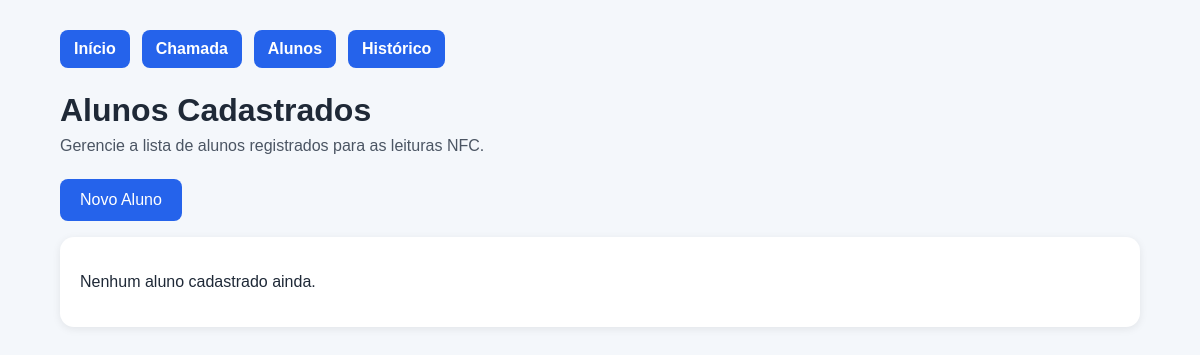
The page /alunos on the database as committed earlier.
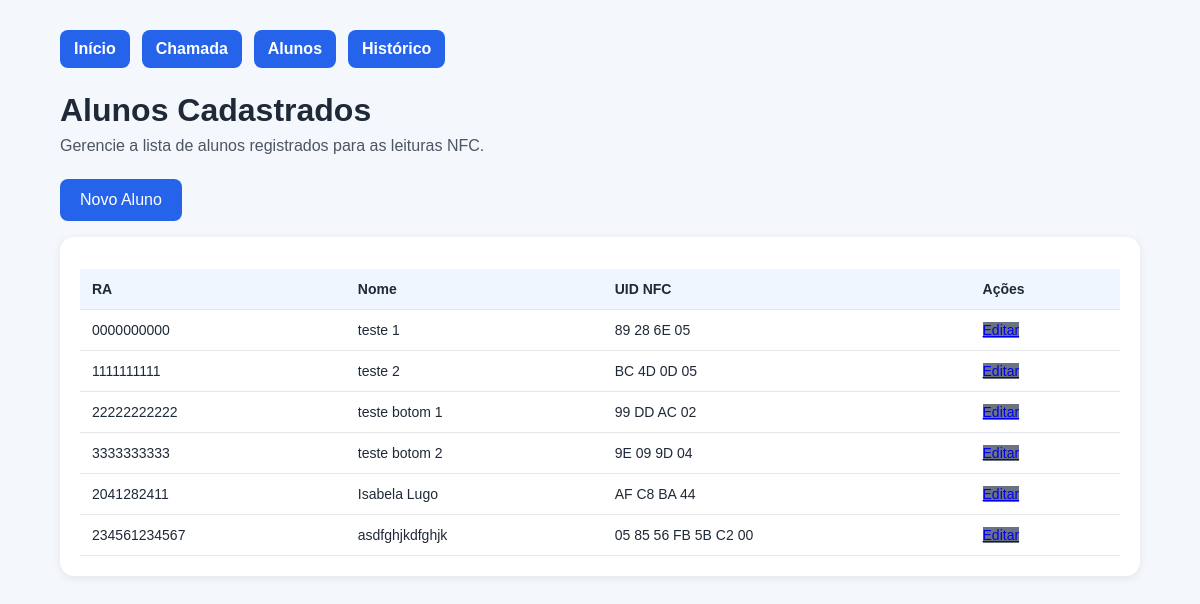
The same page on the database as committed later.
### models.py (models this page shows, shortened)
class Aluno(Base):
    __tablename__ = "alunos"
    ra = Column(String(50), primary_key=True, unique=True, nullable=False, index=True)
    nome = Column(String(300), nullable=False)
    id_nfc = Column(String(300), unique=True, nullable=False, index=True)
    data_criacao = Column(DateTime, default=datetime.now, nullable=False)
    presencas = relationship("Presenca", back_populates="aluno", cascade="all, delete-orphan")
    def to_dict(self):
        return {
            "ra": self.ra,
            "nome": self.nome,
            "id_nfc": self.id_nfc,
            "uid": self.id_nfc,
        }

### app.py (the view)
@app.route("/alunos", methods=["GET"])
def alunos_page():
    return render_template(
        "alunos.html",
        alunos=obter_todos_alunos(),
    )

### app.py (called while the page is built)
def get_db_session() -> Session:
    return SessionLocal()

def obter_todos_alunos() -> List[Dict[str, str]]:
    db = get_db_session()
    try:
        alunos = db.query(Aluno).all()
        return [aluno.to_dict() for aluno in alunos]
    finally:
        db.close()

### templates/alunos.html (shortened to what this page needs)
<!DOCTYPE html>
<html lang="pt-BR">
<head>
    <link rel="stylesheet" href="{{ url_for('static', filename='style.css') }}">
</head>
<body>
    <div class="container">
        <nav class="top-nav">
            <a href="{{ url_for('index') }}">Início</a>
            <a href="{{ url_for('presenca_page') }}">Chamada</a>
            <a href="{{ url_for('alunos_page') }}">Alunos</a>
            <a href="{{ url_for('historico_page') }}">Histórico</a>
        </nav>
        <h1>Alunos Cadastrados</h1>
        <p class="subtitulo">Gerencie a lista de alunos registrados para as leituras NFC.</p>
        <p><a href="{{ url_for('cadastro_page') }}" class="botao-principal">Novo Aluno</a></p>
        <section class="card">
            {% if alunos %}
            <table>
                <thead>
                    <tr>
                        <th>RA</th>
                        <th>Nome</th>
                        <th>UID NFC</th>
                        <th>Ações</th>
                    </tr>
                </thead>
                <tbody>
                    {% for aluno in alunos %}
                    <tr>
                        <td>{{ aluno.ra }}</td>
                        <td>{{ aluno.nome }}</td>
                        <td>{{ aluno.uid }}</td>
                        <td>
                            <a href="{{ url_for('editar_aluno', ra=aluno.ra) }}" class="botao-secundario">Editar</a>
                        </td>
                    </tr>
                    {% endfor %}
                </tbody>
            </table>
            {% else %}
            <p>Nenhum aluno cadastrado ainda.</p>
            {% endif %}
        </section>
    </div>
</body>
</html>

Rows that differ between the two databases and show on the page:
added Aluno: ra "0000000000", nome "teste 1", uid "89 28 6E 05"
added Aluno: ra "1111111111", nome "teste 2", uid "BC 4D 0D 05"
added Aluno: ra "22222222222", nome "teste botom 1", uid "99 DD AC 02"
added Aluno: ra "3333333333", nome "teste botom 2", uid "9E 09 9D 04"
added Aluno: ra "2041282411", nome "Isabela Lugo", uid "AF C8 BA 44"
added Aluno: ra "234561234567", nome "asdfghjkdfghjk", uid "05 85 56 FB 5B C2 00"
Other text that changed with them:
text no longer shown: "Nenhum aluno cadastrado ainda."
text now shown: "RA Nome UID NFC Ações"
